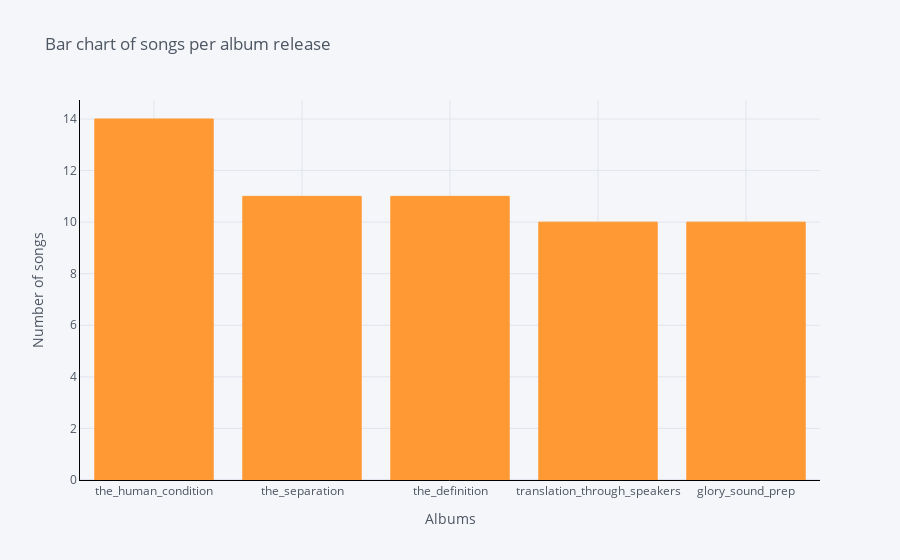

Source (notebook cell):
### Code cell
#Number of songs per album
data.groupby('album').count()['titles'].sort_values(ascending=False).iplot(
    kind='bar', 
    yTitle='Number of songs', 
    linecolor='black', 
    opacity=0,
    title='Bar chart of songs per album release', 
    xTitle='Albums'
    )

### Figure 1 — Plotly figure (JSON) as saved in the notebook; plotly's stock layout.template omitted (floating-point values rounded to 4 significant figures)
{"data": [{"marker": {"color": "rgba(255, 153, 51, 1.0)", "line": {"color": "rgba(255, 153, 51, 1.0)", "width": 1}}, "name": "titles", "orientation": "v", "text": "", "type": "bar", "x": ["the_human_condition", "the_separation", "the_definition", "translation_through_speakers", "glory_sound_prep"], "y": [14, 11, 11, 10, 10]}], "layout": {"legend": {"bgcolor": "#F5F6F9", "font": {"color": "#4D5663"}}, "paper_bgcolor": "#F5F6F9", "plot_bgcolor": "#F5F6F9", "title": {"font": {"color": "#4D5663"}, "text": "Bar chart of songs per album release"}, "xaxis": {"gridcolor": "#E1E5ED", "linecolor": "black", "showgrid": true, "tickfont": {"color": "#4D5663"}, "title": {"font": {"color": "#4D5663"}, "text": "Albums"}, "zerolinecolor": "#E1E5ED"}, "yaxis": {"gridcolor": "#E1E5ED", "linecolor": "black", "showgrid": true, "tickfont": {"color": "#4D5663"}, "title": {"font": {"color": "#4D5663"}, "text": "Number of songs"}, "zerolinecolor": "#E1E5ED"}}}
